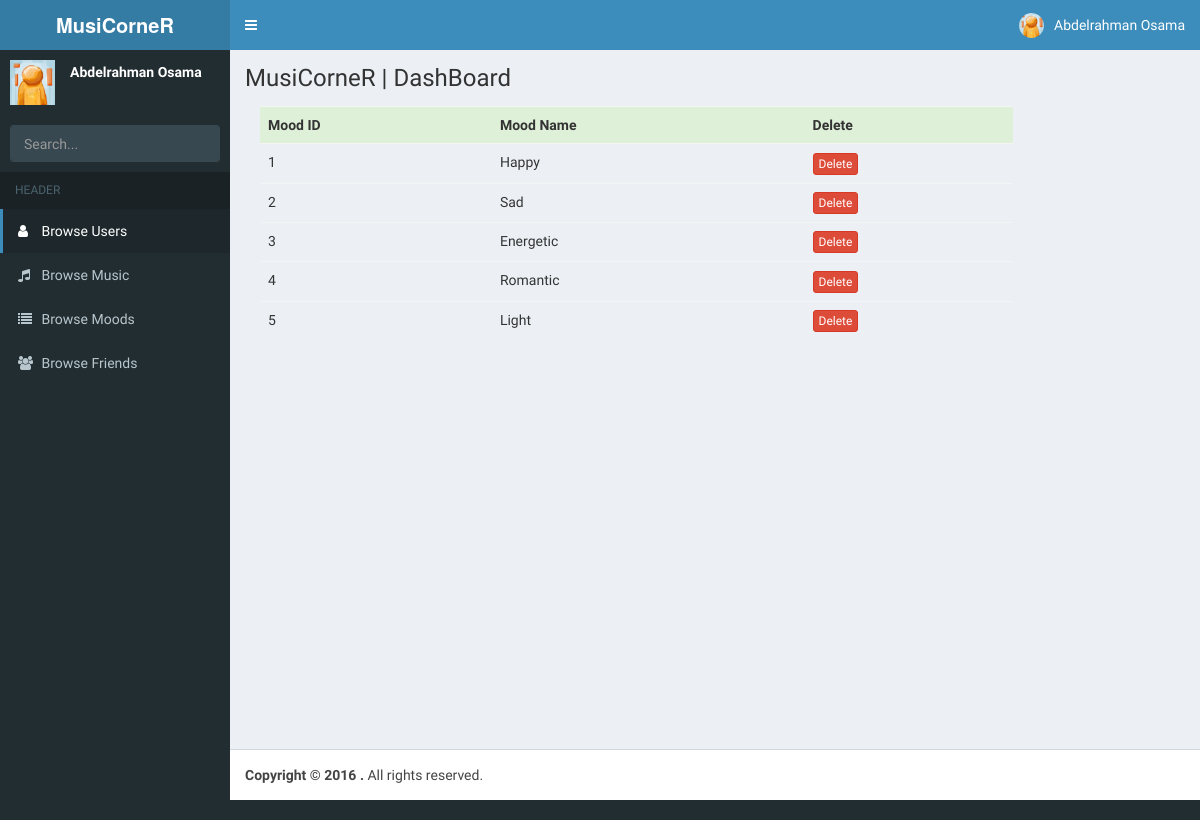
Screenshot of /dashboard/moods_list.php (signed in) with the database file from the repository.
### tables this page shows
CREATE TABLE `users` (
  `id` int(15) NOT NULL,
  `full name` text NOT NULL,
  `username` varchar(150) NOT NULL,
  `email` varchar(150) NOT NULL,
  `password` varchar(150) NOT NULL,
  `profile picture` varchar(250) NOT NULL,
  `role` text NOT NULL
);

CREATE TABLE `moods` (
  `id` int(15) NOT NULL,
  `name` text NOT NULL
);

### dashboard/moods_list.php (the view, shortened to what this page needs)
<?php session_start();
	include '../includes/connection.php';
	if(isset($_SESSION['email']) && isset($_SESSION['password']) == true){
		$current_email = $_SESSION['email'];
		$homepage_query = "SELECT * FROM `users` WHERE `email` = '$current_email'";
		$result = mysqli_query($connection, $homepage_query);
			while($rows = mysqli_fetch_array($result)){
				if(mysqli_num_rows($result) == 1 ){
					$fullname = $rows['full name'];
					$profile_pic = $rows['profile picture'];
				}
			}
	} else {
		header('Location: home.php');
	}
?>
<!DOCTYPE html>
<html>
  <head>
    <link rel="stylesheet" href="bootstrap/css/bootstrap.min.css">
    <link rel="stylesheet" href="https://cdnjs.cloudflare.com/ajax/libs/font-awesome/4.5.0/css/font-awesome.min.css">
    <link rel="stylesheet" href="https://cdnjs.cloudflare.com/ajax/libs/ionicons/2.0.1/css/ionicons.min.css">
    <link rel="stylesheet" href="dist/css/AdminLTE.min.css">
    <link rel="stylesheet" href="dist/css/skins/skin-blue.min.css">
  </head>
  <body class="hold-transition skin-blue sidebar-mini">
    <div class="wrapper">
			<?php include "includes/header.php" ?>
			<?php include "includes/sidebar.php" ?>
      <div class="content-wrapper">
        <section class="content-header">
          <h1>
            MusiCorneR | DashBoard
          </h1>
        </section>
				<section class="clearfix content">
					<div class="col-md-10">
						<table class="table table-hover">
							<tr class="success active">
								<th>Mood ID</th>
								<th>Mood Name</th>
								<th>Delete</th>
							</tr>
							<?php
								$get_mood_query = "SELECT * FROM `moods` WHERE 1";
								$fire_get_moods = mysqli_query($connection, $get_mood_query);
								while ($moods = mysqli_fetch_array($fire_get_moods)) {
									$mood_id = $moods['id'];
									$mood_name = $moods['name'];
									echo '<tr>
													<td>'.$mood_id.'</td>
													<td>'.$mood_name.'</td>
													<td><a href="moods_list.php?delete='.$mood_id.'" class="btn btn-danger btn-xs">Delete</a></td>
												</tr>';
								}
							 ?>
						</table>
					</div>
				</section>
      </div>
      <?php echo include 'includes/footer.php'; ?>
    </div>
  </body>
</html>

### dashboard/includes/header.php (shortened to what this page needs)
<header class="main-header">
  <a href="index.php" class="logo">
    <span class="logo-lg"><b>MusiCorneR</b></span>
  </a>
  <nav class="navbar navbar-static-top">
    <a href="#" class="sidebar-toggle" data-toggle="offcanvas" role="button">
    </a>
    <div class="navbar-custom-menu">
      <ul class="nav navbar-nav">
        <li class="dropdown user user-menu">
          <a href="#" class="dropdown-toggle" data-toggle="dropdown">
            <?php echo '<img src="../'.$profile_pic.'" class="user-image" alt="User Image">'; ?>
            <?php echo '<span class="hidden-xs">'.$fullname.'</span>'; ?>
          </a>
        </li>
      </ul>
    </div>
  </nav>
</header>

### dashboard/includes/sidebar.php (shortened to what this page needs)
<aside class="main-sidebar">
  <section class="sidebar">
    <div class="user-panel">
      <div class="pull-left image">
        <?php echo '<img src="../'.$profile_pic.'" class="user-circle" alt="User Image">'; ?>
      </div>
      <div class="pull-left info">
        <?php echo '<p>'.$fullname.'</p>' ?>
      </div>
    </div>
    <?php
      $search = '';
      echo '<form action="search_result.php?search='.$search.'" method="get" class="sidebar-form">';
    ?>
      <div class="input-group">
        <input name="search" type="text" name="q" class="form-control" placeholder="Search...">
      </div>
    </form>
    <ul class="sidebar-menu">
      <li class="header">HEADER</li>
      <li class="active"><a href="users_list.php"><i class="fa fa-user"></i> <span>Browse Users</span></a></li>
      <li><a href="music_list.php"><i class="fa fa-music"></i> <span>Browse Music</span></a></li>
      <li><a href="moods_list.php"><i class="fa fa-list"></i> <span>Browse Moods</span></a></li>
      <li><a href="friends_list.php"><i class="fa fa-users"></i> <span>Browse Friends</span></a></li>
    </ul>
  </section>
</aside>

### rows the page displays
users: profile picture (placeholder picture), full name "Abdelrahman Osama"
moods: id "1", name "Happy"
moods: id "2", name "Sad"
moods: id "3", name "Energetic"
moods: id "4", name "Romantic"
moods: id "5", name "Light"
